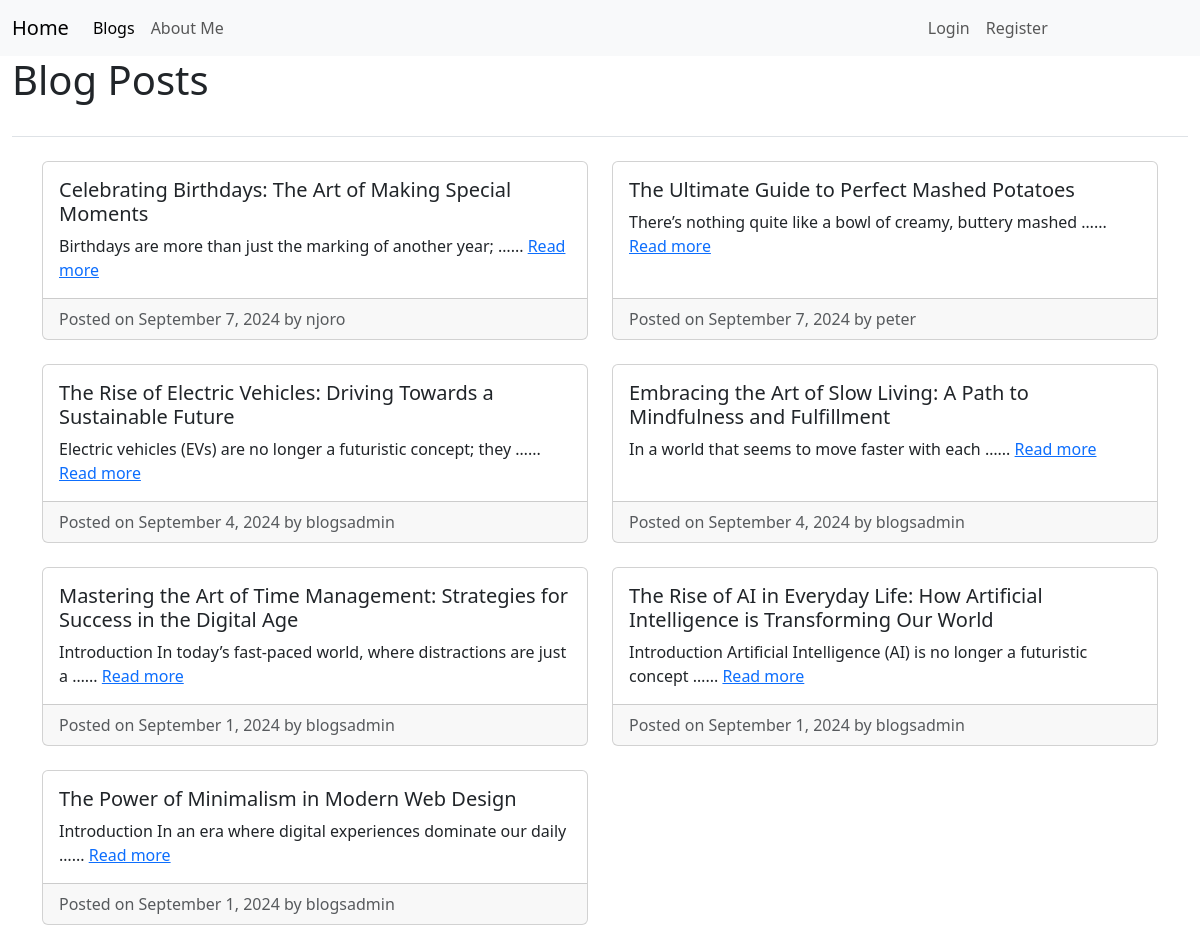
The app's page /blogs/ with its own data.
### blogs/models.py (models this page shows, shortened)
class BlogPost(models.Model):
    title = models.CharField(max_length=200)
    text = models.TextField()
    date_added = models.DateTimeField(auto_now_add=True)
    owner = models.ForeignKey(User, on_delete=models.CASCADE)

### blogs/views.py (the view)
# urls.py: path('', include('blogs.urls')),
def blogs(request):
    blogs = BlogPost.objects.order_by('-date_added')
    logged_user = request.user
    context = {'blogs': blogs, 'logged_user': logged_user}
    return render(request, 'blogs/blogs.html', context)

### blogs/templates/blogs/blogs.html (shortened to what this page needs)
{% extends "blogs/base.html" %}
{% block page_header %}
<h1 class="mb-4">Blog Posts</h1>
{% endblock page_header%}
{% block content %}
<div class="container mt-4">
    <div class="row">
        {% for blog in blogs %}
        <div class="col-md-6 mb-4" style="color: black;">
            <div class="card h-100">
                <div class="card-body">
                    <h5 class="card-title">{{ blog.title }}</h5>
                    <p class="card-text">
                        {{ blog.text|truncatewords:10 }}...
                        <a href="{% url 'blogs:blogpost' blog.id %}">Read more</a>
                    </p>
                </div>
                <div class="card-footer text-muted">
                    Posted on {{ blog.date_added|date:"F j, Y" }} by {{ blog.owner.username }}
                </div>
            </div>
        </div>
        {% empty %}
        <p>No blogs have been posted yet.</p>
        {% endfor %}
    </div>
</div>
{% endblock %}

### blogs/templates/blogs/base.html (style rules this page uses)
html, body { height: 100%; margin: 0; }
body { display: flex; flex-direction: column; }

### records on screen
BlogPost: title "Celebrating Birthdays: The Art of Making Special Moments", text "Birthdays are more than just the marking of another year; …", date_added "September 7, 2024", owner.username "njoro"
BlogPost: title "The Ultimate Guide to Perfect Mashed Potatoes", text "There’s nothing quite like a bowl of creamy, buttery mashed …", date_added "September 7, 2024", owner.username "peter"
BlogPost: title "The Rise of Electric Vehicles: Driving Towards a Sustainable Future", text "Electric vehicles (EVs) are no longer a futuristic concept; they …", date_added "September 4, 2024", owner.username "blogsadmin"
BlogPost: title "Embracing the Art of Slow Living: A Path to Mindfulness and Fulfillment", text "In a world that seems to move faster with each …", date_added "September 4, 2024", owner.username "blogsadmin"
BlogPost: title "Mastering the Art of Time Management: Strategies for Success in the Digital Age", text "Introduction In today’s fast-paced world, where distractions are just a …", date_added "September 1, 2024", owner.username "blogsadmin"
BlogPost: title "The Rise of AI in Everyday Life: How Artificial Intelligence is Transforming Our World", text "Introduction Artificial Intelligence (AI) is no longer a futuristic concept …", date_added "September 1, 2024", owner.username "blogsadmin"
BlogPost: title "The Power of Minimalism in Modern Web Design", text "Introduction In an era where digital experiences dominate our daily …", date_added "September 1, 2024", owner.username "blogsadmin"
